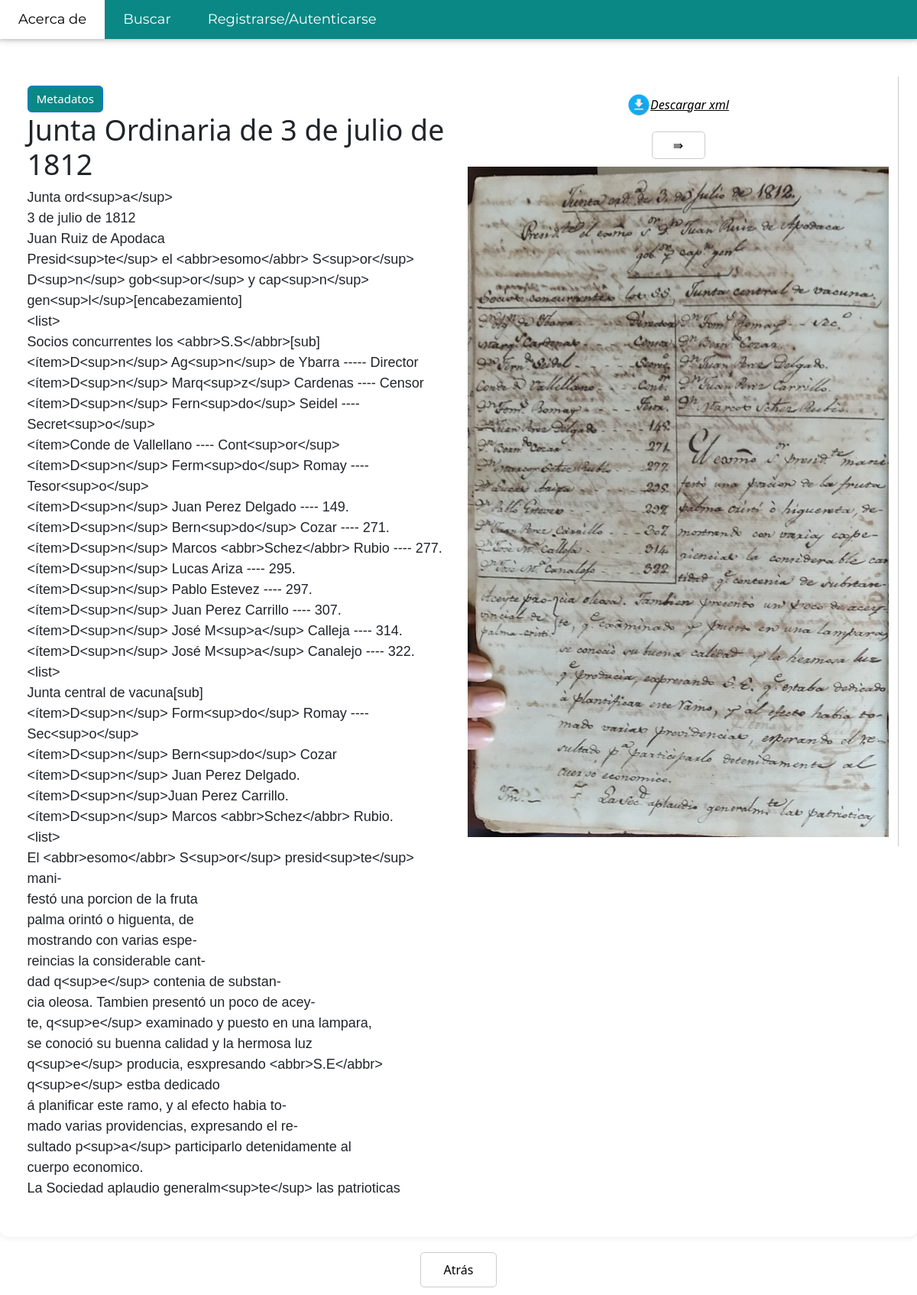
The app's page /doc/11/ with its own data.
### Documents/models.py (models this page shows, shortened)
class Act(models.Model):
    title = models.CharField(max_length=200)
    year = models.CharField(default='00/00/0000', max_length=10)
    author = models.CharField(max_length=200)
    place = models.CharField(max_length=200)
    type = models.CharField(max_length=200)
    xml_file = models.TextField()
    pages = models.ManyToManyField(Page)
    approved = models.BooleanField(default=False)

class Page(models.Model):
    image = models.ImageField(upload_to='document_images/', default='document_images/default.jpg')
    text = models.TextField()

### Documents/views.py (the view)
# urls.py: path('doc/<int:doc_id>/', views.view_doc, name='doc'),
def view_doc(request, doc_id):
    doc = Act.objects.get(pk=doc_id)
    act_page = request.GET.get('act_page')
    if act_page:
        act_page = Page.objects.get(pk=act_page)
    else:
        act_page = doc.pages.all()[0]
    has_next, has_prev, page, act = determine_nex_prev(doc_id, act_page.id, 0)
    return render(request, 'docs/view.html', {'document': doc, 'page':request.GET.get('page'),
                                              'from_fav': False, 'act_page': act_page,
                                              'has_next': has_next,
                                              'has_prev': has_prev})

### Documents/views.py (called while the page is built)
def determine_nex_prev(act_id, page_id, change):
    change = int(change)
    action = {0:0, 1:1, 2:-1}
    change = action[change]
    act = Act.objects.get(pk=act_id)
    pages = act.pages.all()
    ind = [i for i in range(pages.count()) if pages[i].id == page_id]
    ind = ind[0]
    new_ind = ind + change
    if new_ind == pages.count():
        new_ind = ind
        has_next = False
    else:
        has_next = new_ind != pages.count() - 1
    if new_ind == -1:
        new_ind = ind
        has_prev = False
    else:
        has_prev = new_ind != 0
    page = pages[new_ind]
    return has_next, has_prev, page, act

### templates/docs/view.html (shortened to what this page needs)
{% extends 'base/main.html' %}
{% block content %}
    {% load static %}
    <div class="document-viewer" style="padding-top: 50px">
        <div class="info">
        <button class="btn btn-primary metad"  type="button" data-bs-toggle="offcanvas" data-bs-target="#offcanvasExample" aria-controls="offcanvasExample">
          Metadatos
        </button>
            <h1> {{ document.title }}</h1>
            <p>{{ act_page.text|linebreaksbr }}</p>
        </div>
         <div class="image">
            <button class="download" onclick="window.location.href = '/download/{{ document.id }}/'">
                <img src="{% static 'download.png' %}" alt="Download">
                Descargar xml
            </button>
             <div class="change-page-btn">
                 {% if has_next %}
                 <button type="button" onclick="window.location.href = '/change_view/{{ document.id }}/{{ act_page.id }}/1'"> &rAarr; </button>
                 {% endif %}
             </div>
             <img src="{% static act_page.image.url %}" alt="{{ document.title }}">
         </div>
    </div>
    <button class="back-btn" onclick="window.location.href =
            {% if from_fav %}'/favorites/?page={{ page }}'
            {% else %} '/search/?page={{ page }}' {% endif %}">Atrás</button>
{% endblock %}

### static/style.css (style rules this page uses)
.back-btn { padding: 10px; border-radius: 5px; border: 1px solid #ccc; background-color: white; cursor: pointer; color: black; font-size: medium; box-sizing: border-box; width: 100px; margin: auto auto; text-align: center; justify-content: center; display: flex; margin-bottom: 10px; }
.btn-primary { color: white !important; background-color: #0a8885 !important; }
body,h1,h2,h3,h4,h5,h6 { font-family: "Lato", sans-serif }
.w3-bar,h1,button { font-family: "Montserrat", sans-serif }
html { box-sizing:border-box }
*,*:before,*:after { box-sizing:inherit }
html { -ms-text-size-adjust:100%;-webkit-text-size-adjust:100% }
body { margin:0 }
img { border-style:none }
button,input,select,textarea,optgroup { font:inherit;margin:0 }
button,input { overflow:visible }
button,select { text-transform:none }
button,[type=button],[type=reset],[type=submit] { -webkit-appearance:button }
html,body { font-family:Verdana,sans-serif;font-size:15px;line-height:1.5 }
html { overflow-x:hidden }
h1 { font-size:36px }
h1,h2,h3,h4,h5,h6 { font-family:"Segoe UI",Arial,sans-serif;font-weight:400;margin:10px 0 }
img { vertical-align:middle }

### records on screen
Act: title "Junta Ordinaria de 3 de julio de 1812"
Page: text "Junta ord<sup>a</sup> 3 de julio de 1812 Juan Ruiz de Apodaca Presid<sup>te</sup> el <abbr>esomo</abbr> S<sup>or</sup> D<sup>n</sup> gob<sup>or</sup> y cap<sup>n</sup> gen<sup>l</sup>[encabezamiento] <list> Socios concurrentes los <abbr>S.S</abbr>[sub] <ítem>D<sup>n</sup> Ag<sup>n</sup> de Ybarra ----- Director <ítem>D<sup>n</sup> Marq<sup>z</sup> Cardenas ---- Censor <ítem>D<sup>n</sup> Fern<sup>do</sup> Seidel ---- Secret<sup>o</sup> <ítem>Conde de Vallellano ---- Cont<sup>or</sup> <ítem>D<sup>n</sup> Ferm<sup>do</sup> Romay ---- Tesor<sup>o</sup> <ítem>D<sup>n</sup> Juan Perez Delgado ---- 149. <ítem>D<sup>n</sup> Bern<sup>do</sup> Cozar ---- 271. <ítem>D<sup>n</sup> Marcos…", image (picture)
